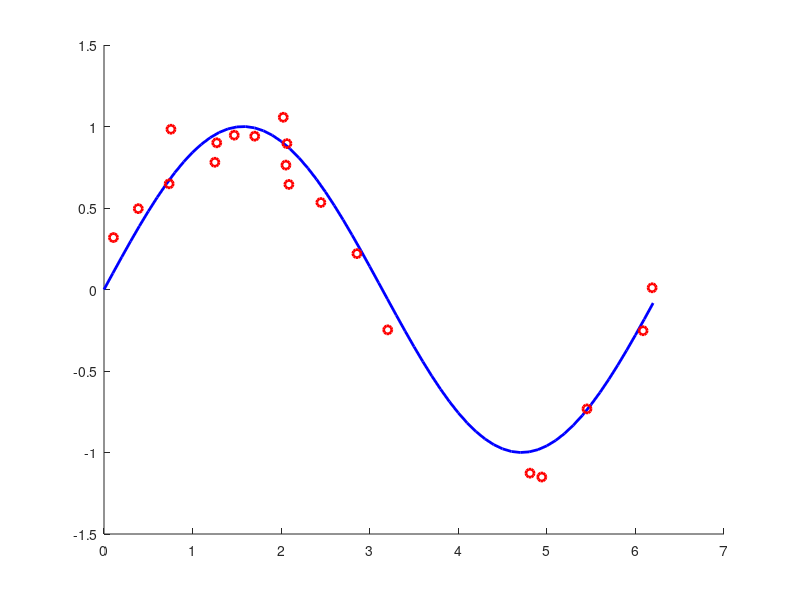

The MATLAB source for this figure: (Note: this script raises an error after producing the figure.)
%-----------------------------------------------------------------
% This script Ilustrates the use of genfis1 and genfis3

clear all;
close all;
clc;

% defining training data

% regression problem
% generate N random numbers in the interval [a,b] 
% with the formula r = a + (b-a).*rand(N,1);.
XX = 0:0.1:2*pi;
Y = sin(XX);     % real system

% training data 
X = 0 + (2*pi - 0).* rand(20,1);
Yd = sin(X) + 0.2*randn(length(X),1);
figure;
hold on;
plot(XX,Y,'b-','LineWidth',2);
plot(X,Yd,'ro','LineWidth',2);



%-----------------------------------------------------------------------
% fis = genfis1(data,numMFs,inmftype,outmftype)  
% genfis1 generates a single-output Sugeno-type fuzzy inference system 
% using a grid partition on the data.

% Specify the following input membership functions for the generated FIS:
% 3 Gaussian membership functions for the first input variable (x1)
% 5 triangular membership functions for the second input variable (x2)
numMFs = 3;
mfType = char('gaussmf');

% Generate the FIS
data = [X Yd];   % data = [X1 X2 ... Yd]
fis1 = genfis1(data, numMFs, mfType);

% Plot the input membership functions. Each input variable has the 
% specified number and type of input membership functions, evenly 
% distributed over their input range.
figure;
[x1,mf1] = plotmf(fis1,'input',1);
%subplot(2,1,1)
plot(x1,mf1)
xlabel('input 1 (gaussmf)')
% [x2,mf2] = plotmf(fis1,'input',2);
% subplot(2,1,2)
% plot(x2,mf2)
% xlabel('input 2 (trimf)')


%-----------------------------------------------------------------------
% fis = genfis3(Xin,Xout,type,cluster_n) 
% genfis3 generates an FIS using fuzzy c-means (FCM) 
% clustering by extracting a set of rules that models the data behavior. 

type = 'sugeno';
numClusters = 3; % equal to number of rules

%Generate a Sugeno-type FIS with 3 rules.
% The input membership function type is 'gaussmf'. By default, 
% the output membership function type is 'linear'. 
fis2 = genfis3(X, Yd, type, numClusters);

% Plot the input membership functions.
figure;
[x1,mf1] = plotmf(fis2,'input',1);
%subplot(2,1,1)
plot(x1,mf1)
xlabel('input 1 (gaussmf)')
% [x2,mf2] = plotmf(fis2,'input',2);
% subplot(2,1,2)
% plot(x2,mf2)
% xlabel('Membership Functions for Input 2')
